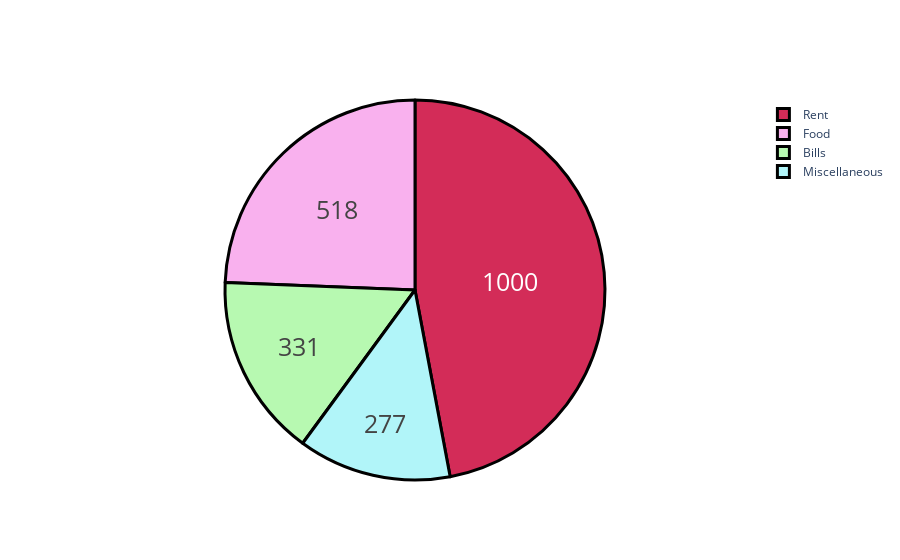

Notebook code cell kept with this figure:
### Code cell
# Pie Chart
# Expenses
# breakdown each category
groups = ['Rent', 'Food', 'Bills', 'Miscellaneous']
# create amounts
amount = [1000, 518, 331, 277]
# style
colors = ['#d32c58', '#f9b1ee', '#b7f9b1', '#b1f5f9']

trace = go.Pie(labels=groups, values=amount,
              hoverinfo='label+percent', textinfo='value',
              textfont=dict(size=25),
              marker=dict(colors=colors,
                         line=dict(color='#000000', width=3)))
# plot
iplot([trace])

### Figure 1 — Plotly figure (JSON) as saved in the notebook; plotly's stock layout.template omitted (floating-point values rounded to 4 significant figures)
{"data": [{"hoverinfo": "label+percent", "labels": ["Rent", "Food", "Bills", "Miscellaneous"], "marker": {"colors": ["#d32c58", "#f9b1ee", "#b7f9b1", "#b1f5f9"], "line": {"color": "#000000", "width": 3}}, "textfont": {"size": 25}, "textinfo": "value", "type": "pie", "values": [1000, 518, 331, 277]}], "layout": {}}
